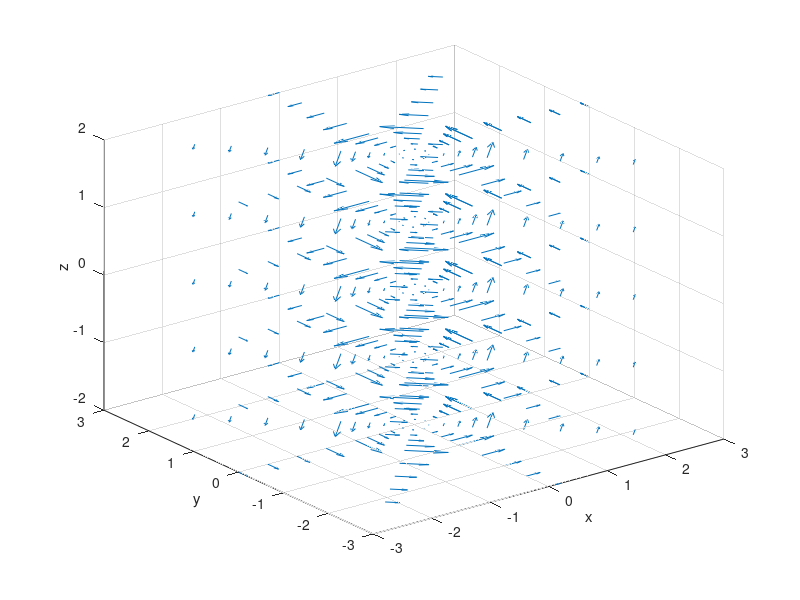

Source code (MATLAB):
% This MATLAB command sequence is designed to plot a magnetic field which
% is defined as I*r^2/(2*pi*a^3) in side the cylinder and
% I/(2*pi*r) outside the cylinder. The original equations are
% wriiten in cylindrical coordinate system. The first step of ploting the
% vector field is converting the cylindrical system to rectangular one, 
% using formulae proved in previous workshop. Next step is to define the 
% vector field with two parts. The first part is when magnetic field 
% is inside the cylinder and the second part is when magnetic field 
% is outside the cylinder.Finally, quiver3 command is used to plot 
% the complete magnetic field in the dimension defined by the first four 
% lines in this file.

phi = (0:0.25:2)*pi;
z = -2:1:2;
r = [0:.2:.8 1:.5:3];
[pp,zz,rr] = meshgrid(phi,z,r);
% Meshgrid creates a coordinate system which is defined by phi, z and
% r;
xx = rr.*cos(pp);
yy = rr.*sin(pp);
% The magnitude of rr,tt and pp which are in cylindrical coordinate are 
% converted to xx, yy,zz whcih are in rectangular coordinate;
% The z dimension in cylindrical coordinates is the same as that in
% rectangular, therefore, there is no need to do the convertion on z 
xxn = -sin(pp);
yyn = cos(pp);
% xxn and yyn define the compositions of the direction of unit vector phi
% in x and y directions in terms of phi.
Bxx = zeros(size(xx));
Byy = zeros(size(yy));
Bzz = zeros(size(zz));
for i = 1:1:length(xx(:,1,1))  
    for j = 1:1:length(xx(1,:,1))
        for k = 1:1:length(xx(1,1,:))
            if rr(i,j,k) >= 0 && rr(i,j,k) <= 1
                Bxx(i,j,k) = ((rr(i,j,k)^2)/(2*pi))*(xxn(i,j,k));
                Byy(i,j,k) = ((rr(i,j,k)^2)/(2*pi))*(yyn(i,j,k));
                % under this if statement, the magnetic field inside the
                % cylinder is defined (in rectangular coordinate);
            else
                Bxx(i,j,k) = (1/(2*pi*rr(i,j,k)))*(xxn(i,j,k));
                Byy(i,j,k) = (1/(2*pi*rr(i,j,k)))*(yyn(i,j,k));
                % under this else statement, the magnetic field outside the
                % cylinder is defined (in rectangular coordinate);
            end
        end
    end
end
quiver3(xx,yy,zz,Bxx,Byy,Bzz,0.5);
% Plot the magnetic field
axis([-3 3 -3 3 -2 2]);
xlabel('x');ylabel('y');zlabel('z');